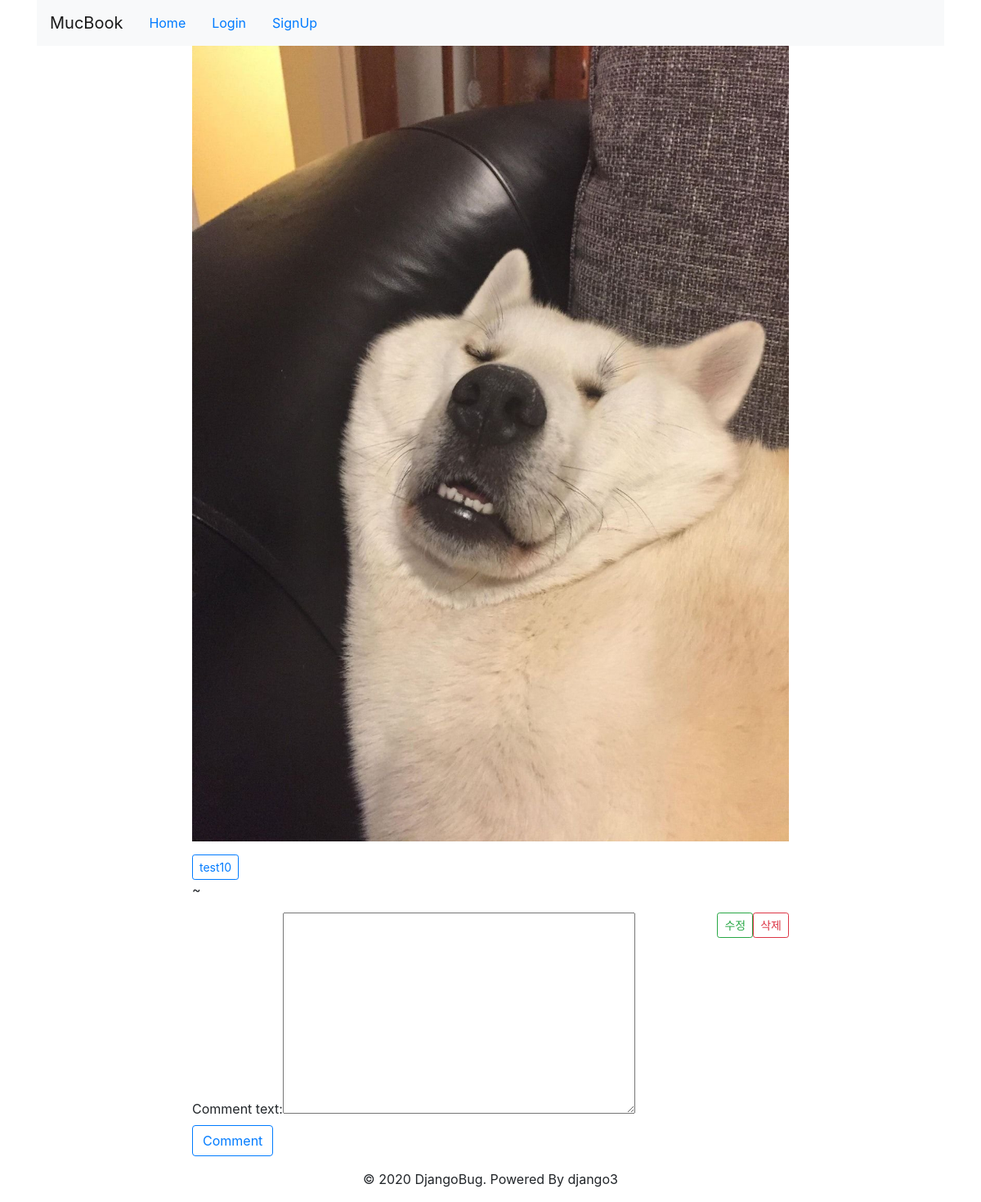
/10/detail/, run on an earlier commit of the app's database.
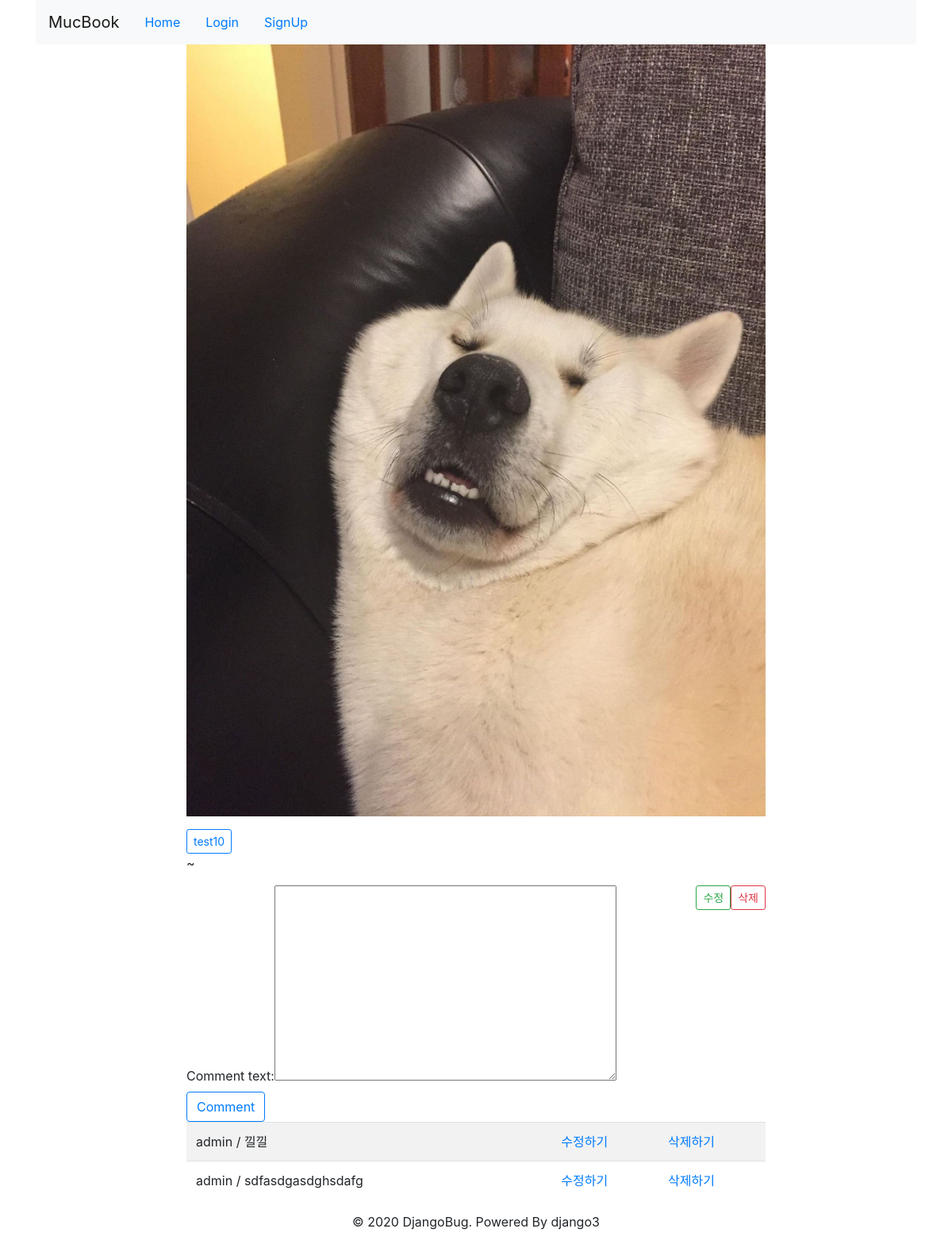
And on a later commit of the database.
### photo/models.py (models this page shows, shortened)
class Photo(models.Model):
    author = models.ForeignKey(User, on_delete=models.CASCADE, related_name='user_photos')
    photo = models.ImageField(upload_to='photos/%Y/%m/%d', default='photos/no_images.png')
    text = models.TextField()
    created = models.DateTimeField(auto_now_add=True)
    updated = models.DateTimeField(auto_now=True)
    class Meta:
        ordering = ['-updated']

class Comment(models.Model):
    author = models.ForeignKey(User, on_delete=models.CASCADE)
    photo = models.ForeignKey(Photo, on_delete=models.CASCADE)
    comment_text = models.TextField()
    created = models.DateTimeField(auto_now_add=True)
    updated = models.DateTimeField(auto_now=True)
    like = models.IntegerField(default=0)
    def __str__(self):
        return self.author.username+' / '+self.comment_text

### photo/views.py (the view)
# urls.py: path('<int:photo_id>/detail/', views.photoDetail, name='detail'),
def photoDetail(request, photo_id):
    photo = get_object_or_404(Photo, pk=photo_id)
    comment_form = CommentForm()
    comments = photo.comment_set.all()
    context = {
        'photo':photo,
        'comments':comments,
        'comment_form':comment_form,
    }
    return render(request, 'photo/detail.html', context)

### photo/forms.py
class CommentForm(forms.ModelForm):
    class Meta:
        model = Comment
        fields = ['comment_text']

### photo/templates/photo/detail.html (shortened to what this page needs)
{% extends 'base.html' %}
{% block content %}
    <p><img src='{{photo.photo.url}}' style='width:100%;'></p>
    <button type='button' class='btn btn-outline-primary btn-sm'>{{photo.author.username}}</button>
    <p>{{photo.text|linebreaksbr}}</p>
    <a href="{% url 'photo:delete' photo.id %}" class='btn btn-outline-danger btn-sm float-right'>삭제</a>
    <a href="{% url 'photo:update' photo.id %}" class='btn btn-outline-success btn-sm float-right'>수정</a>
<form action="{% url 'photo:commentcreate' photo.id %}" method="POST">
    {{comment_form}}
    <input type="submit" value="Comment" class="btn btn-outline-primary">
</form>
<table class="table table-striped">
    {% for comment in comments %}
    <tr>
        <td>{{comment}}</td>
        <td></td>
        <td></td>
        <td><a href="{% url 'photo:commentupdate' comment.id %}">수정하기</a></td>
        <td><a href="{% url 'photo:commentdelete' comment.id %}">삭제하기</a></td>
    </tr>
    {% endfor %}
</table>
{% endblock content %}

### layout/base.html (shortened to what this page needs)
<!DOCTYPE html>
<html lang="ko">
<head>
    <link rel="stylesheet" href="https://stackpath.bootstrapcdn.com/bootstrap/4.5.0/css/bootstrap.min.css">
</head>
<body>
<div class='container'>
    <header class='header clearfix'>
        <nav class='navbar navbar-expand-lg navbar-light bg-light'>
            <a class='navbar-brand' href='/'>MucBook</a>
            <ul class='nav'>
                <li class='nav-item'><a href='/' class='active nav-link'>Home</a></li>
                {% if user.is_authenticated %}
                <li class='nav-item'><a href='#' class='nav-link'>Welcome, {{user.get_username}}</a></li>
                <li class='nav-item'><a href="{% url 'photo:upload' %}" class='nav-link'>Upload</a></li>
                <li class='nav-item'><a href="{% url 'accounts:logout' %}" class='nav-link'>Logout</a></li>
                {% else %}
                <li class='nav-item'><a href="{% url 'accounts:login' %}" class='nav-link'>Login</a></li>
                <li class='nav-item'><a href="{% url 'accounts:signup' %}" class='nav-link'>SignUp</a></li>
                {% endif %}
            </ul>
        </nav>
    </header>
    <div class='row'>
        <div class='col-md-2'></div>
        <div class='col-md-8 panel panel-default'>
    {% block content %}
    {% endblock content %}
        </div>
        <div class='col-md-2'></div>
    </div>
    <footer class='footer' style="text-align:center">
        <p>&copy; 2020 DjangoBug. Powered By django3</p>
    </footer>
</div>
</body>
</html>

What changed in the data, as far as the page shows it:
added Comment: author+comment_text "admin / 낄낄"
added Comment: author+comment_text "admin / sdfasdgasdghsdafg"
